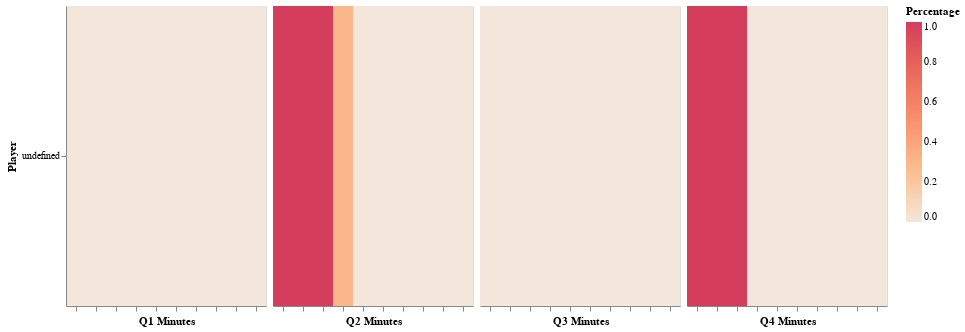

Write notebook code for a chart like this one.
### Markdown cell above
## with altair

### Code cell
import seaborn as sns
import altair as alt
import matplotlib.pyplot as plt

# Assuming df is your DataFrame and 'range' is the column you want to reorder
# custom_order = ['40-39', '39-38', '38-37', '37-36', '36-35', '35-34', '34-33', '33-32', '32-31', '31-30','30',
#                 '30-29', '29-28', '28-27', '27-26', '26-25', '25-24', '24-23', '23-22', '22-21', '21-20','20',
#                 '20-19', '19-18', '18-17', '17-16', '16-15', '15-14', '14-13', '13-12', '12-11', '11-10','10',
#                 '10-9', '9-8', '8-7', '7-6', '6-5', '5-4', '4-3', '3-2', '2-1', '1-0']
custom_order = ['10-9', '9-8', '8-7', '7-6', '6-5', '5-4', '4-3', '3-2', '2-1', '1-0']

# Convert the time_percentages_df DataFrame to long format
time_percentages_long1 = time_percentages_df1.reset_index().melt(id_vars='name_player', var_name='Time Interval', value_name='Percentage')

time_percentages_long2 = time_percentages_df2.reset_index().melt(id_vars='name_player', var_name='Time Interval', value_name='Percentage')

time_percentages_long3 = time_percentages_df3.reset_index().melt(id_vars='name_player', var_name='Time Interval', value_name='Percentage')

time_percentages_long4 = time_percentages_df4.reset_index().melt(id_vars='name_player', var_name='Time Interval', value_name='Percentage')

# Create the heatmap using Altair
# Create the first quarter heatmap
heatmap1 = alt.Chart(time_percentages_long1).mark_rect().encode(
    x=alt.X('Time Interval:O', sort=custom_order, title='Q1 Minutes',axis=alt.Axis(ticks=True, labels=False)),
    y=alt.Y('index:O', sort=players_order_A, title='Player'),
    color=alt.Color('Percentage:Q', scale=alt.Scale(scheme='lightorange'), title='Percentage')
).properties(
    width=200,
    height=300,
)

# Create the second quarter heatmap
heatmap2 = alt.Chart(time_percentages_long2).mark_rect().encode(
    x=alt.X('Time Interval:O', sort=custom_order, title='Q2 Minutes', axis=alt.Axis(ticks=True, labels=False)),
    y=alt.Y('index:O', sort=players_order_A, title='Player', axis=None),
    color=alt.Color('Percentage:Q', scale=alt.Scale(scheme='lightorange'), title='Percentage')
).properties(
    width=200,
    height=300,
)

# Create the third quarter heatmap
heatmap3 = alt.Chart(time_percentages_long3).mark_rect().encode(
    x=alt.X('Time Interval:O', sort=custom_order, title='Q3 Minutes', axis=alt.Axis(ticks=True, labels=False)),
    y=alt.Y('index:O', sort=players_order_A,  title='Player', axis=None),
    color=alt.Color('Percentage:Q', scale=alt.Scale(scheme='lightorange'), title='Percentage')
).properties(
    width=200,
    height=300,
)

# Create the fourth quarter heatmap
heatmap4 = alt.Chart(time_percentages_long4).mark_rect().encode(
    x=alt.X('Time Interval:O', sort=custom_order, title='Q4 Minutes', axis=alt.Axis(ticks=True, labels=False)),
    y=alt.Y('index:O', sort=players_order_A, title='Player', axis=None),
    color=alt.Color('Percentage:Q', scale=alt.Scale(scheme='lightorange'), title='Percentage')
).properties(
    width=200,
    height=300,
)


# Concatenate the heatmaps horizontally and make them share the y-axis
heatmaps = alt.hconcat(heatmap1, heatmap2,heatmap3, heatmap4, spacing=5).resolve_axis(y='shared')

title = 'Time Percentages Heatmap'
# Show the concatenated heatmaps
heatmaps.show()

### Figure 1 — Vega-Lite specification as saved in the notebook (floating-point values rounded to 4 significant figures)
{"config": {"view": {"continuousWidth": 300, "continuousHeight": 300}}, "hconcat": [{"data": {"name": "data-5fe836493c227ca8f03883cf30569cf5"}, "mark": {"type": "rect"}, "encoding": {"color": {"field": "Percentage", "scale": {"scheme": "lightorange"}, "title": "Percentage", "type": "quantitative"}, "x": {"axis": {"labels": false, "ticks": true}, "field": "Time Interval", "sort": ["10-9", "9-8", "8-7", "7-6", "6-5", "5-4", "4-3", "3-2", "2-1", "1-0"], "title": "Q1 Minutes", "type": "ordinal"}, "y": {"field": "index", "sort": ["Shai Gilgeous-Alexander", "Dwight Powell", "RJ Barrett", "Kelly Olynyk", "Dillon Brooks", "Luguentz Dort", "Nickeil Alexander-Walker", "Melvin Ejim", "Phil Scrubb"], "title": "Player", "type": "ordinal"}}, "height": 300, "width": 200}, {"data": {"name": "data-efacce29889cfc26e4e3561057c0fbae"}, "mark": {"type": "rect"}, "encoding": {"color": {"field": "Percentage", "scale": {"scheme": "lightorange"}, "title": "Percentage", "type": "quantitative"}, "x": {"axis": {"labels": false, "ticks": true}, "field": "Time Interval", "sort": ["10-9", "9-8", "8-7", "7-6", "6-5", "5-4", "4-3", "3-2", "2-1", "1-0"], "title": "Q2 Minutes", "type": "ordinal"}, "y": {"axis": null, "field": "index", "sort": ["Shai Gilgeous-Alexander", "Dwight Powell", "RJ Barrett", "Kelly Olynyk", "Dillon Brooks", "Luguentz Dort", "Nickeil Alexander-Walker", "Melvin Ejim", "Phil Scrubb"], "title": "Player", "type": "ordinal"}}, "height": 300, "width": 200}, {"data": {"name": "data-d41f508aef555613ec71929d0a48bc19"}, "mark": {"type": "rect"}, "encoding": {"color": {"field": "Percentage", "scale": {"scheme": "lightorange"}, "title": "Percentage", "type": "quantitative"}, "x": {"axis": {"labels": false, "ticks": true}, "field": "Time Interval", "sort": ["10-9", "9-8", "8-7", "7-6", "6-5", "5-4", "4-3", "3-2", "2-1", "1-0"], "title": "Q3 Minutes", "type": "ordinal"}, "y": {"axis": null, "field": "index", "sort": ["Shai Gilgeous-Alexander", "Dwight Powell", "RJ Barrett", "Kelly Olynyk", "Dillon Brooks", "Luguentz Dort", "Nickeil Alexander-Walker", "Melvin Ejim", "Phil Scrubb"], "title": "Player", "type": "ordinal"}}, "height": 300, "width": 200}, {"data": {"name": "data-a2257771891a220c3eaffb5be7297cab"}, "mark": {"type": "rect"}, "encoding": {"color": {"field": "Percentage", "scale": {"scheme": "lightorange"}, "title": "Percentage", "type": "quantitative"}, "x": {"axis": {"labels": false, "ticks": true}, "field": "Time Interval", "sort": ["10-9", "9-8", "8-7", "7-6", "6-5", "5-4", "4-3", "3-2", "2-1", "1-0"], "title": "Q4 Minutes", "type": "ordinal"}, "y": {"axis": null, "field": "index", "sort": ["Shai Gilgeous-Alexander", "Dwight Powell", "RJ Barrett", "Kelly Olynyk", "Dillon Brooks", "Luguentz Dort", "Nickeil Alexander-Walker", "Melvin Ejim", "Phil Scrubb"], "title": "Player", "type": "ordinal"}}, "height": 300, "width": 200}], "resolve": {"axis": {"y": "shared"}}, "spacing": 5, "$schema": "https://vega.github.io/schema/vega-lite/v5.17.0.json", "datasets": {"data-5fe836493c227ca8f03883cf30569cf5": [{"name_player": "Dwight Powell", "Time Interval": "10-9", "Percentage": 1.0}, {"name_player": "Kelly Olynyk", "Time Interval": "10-9", "Percentage": 1.0}, {"name_player": "RJ  Barrett", "Time Interval": "10-9", "Percentage": 1.0}, {"name_player": "Shai Gilgeous-Alexander", "Time Interval": "10-9", "Percentage": 1.0}, {"name_player": "Dillon Brooks", "Time Interval": "10-9", "Percentage": 1.0}, {"name_player": "Nickeil Alexander-Walker", "Time Interval": "10-9", "Percentage": 0.0}, {"name_player": "Luguentz Dort", "Time Interval": "10-9", "Percentage": 0.0}, {"name_player": "Melvin Ejim", "Time Interval": "10-9", "Percentage": 0.0}, {"name_player": "Phil Scrubb", "Time Interval": "10-9", "Percentage": 0.0}, {"name_player": "Dwight Powell", "Time Interval": "9-8", "Percentage": 1.0}, {"name_player": "Kelly Olynyk", "Time Interval": "9-8", "Percentage": 1.0}, {"name_player": "RJ  Barrett", "Time Interval": "9-8", "Percentage": 1.0}, {"name_player": "Shai Gilgeous-Alexander", "Time Interval": "9-8", "Percentage": 1.0}, {"name_player": "Dillon Brooks", "Time Interval": "9-8", "Percentage": 1.0}, {"name_player": "Nickeil Alexander-Walker", "Time Interval": "9-8", "Percentage": 0.0}, {"name_player": "Luguentz Dort", "Time Interval": "9-8", "Percentage": 0.0}, {"name_player": "Melvin Ejim", "Time Interval": "9-8", "Percentage": 0.0}, {"name_player": "Phil Scrubb", "Time Interval": "9-8", "Percentage": 0.0}, {"name_player": "Dwight Powell", "Time Interval": "8-7", "Percentage": 1.0}, {"name_player": "Kelly Olynyk", "Time Interval": "8-7", "Percentage": 1.0}, {"name_player": "RJ  Barrett", "Time Interval": "8-7", "Percentage": 1.0}, {"name_player": "Shai Gilgeous-Alexander", "Time Interval": "8-7", "Percentage": 1.0}, {"name_player": "Dillon Brooks", "Time Interval": "8-7", "Percentage": 1.0}, {"name_player": "Nickeil Alexander-Walker", "Time Interval": "8-7", "Percentage": 0.0}, {"name_player": "Luguentz Dort", "Time Interval": "8-7", "Percentage": 0.0}, {"name_player": "Melvin Ejim", "Time Interval": "8-7", "Percentage": 0.0}, {"name_player": "Phil Scrubb", "Time Interval": "8-7", "Percentage": 0.0}, {"name_player": "Dwight Powell", "Time Interval": "7-6", "Percentage": 1.0}, {"name_player": "Kelly Olynyk", "Time Interval": "7-6", "Percentage": 1.0}, {"name_player": "RJ  Barrett", "Time Interval": "7-6", "Percentage": 1.0}, {"name_player": "Shai Gilgeous-Alexander", "Time Interval": "7-6", "Percentage": 1.0}, {"name_player": "Dillon Brooks", "Time Interval": "7-6", "Percentage": 1.0}, {"name_player": "Nickeil Alexander-Walker", "Time Interval": "7-6", "Percentage": 0.0}, {"name_player": "Luguentz Dort", "Time Interval": "7-6", "Percentage": 0.0}, {"name_player": "Melvin Ejim", "Time Interval": "7-6", "Percentage": 0.0}, {"name_player": "Phil Scrubb", "Time Interval": "7-6", "Percentage": 0.0}, {"name_player": "Dwight Powell", "Time Interval": "6-5", "Percentage": 1.0}, {"name_player": "Kelly Olynyk", "Time Interval": "6-5", "Percentage": 1.0}, {"name_player": "RJ  Barrett", "Time Interval": "6-5", "Percentage": 1.0}, {"name_player": "Shai Gilgeous-Alexander", "Time Interval": "6-5", "Percentage": 1.0}, {"name_player": "Dillon Brooks", "Time Interval": "6-5", "Percentage": 1.0}, {"name_player": "Nickeil Alexander-Walker", "Time Interval": "6-5", "Percentage": 0.0}, {"name_player": "Luguentz Dort", "Time Interval": "6-5", "Percentage": 0.0}, {"name_player": "Melvin Ejim", "Time Interval": "6-5", "Percentage": 0.0}, {"name_player": "Phil Scrubb", "Time Interval": "6-5", "Percentage": 0.0}, {"name_player": "Dwight Powell", "Time Interval": "5-4", "Percentage": 1.0}, {"name_player": "Kelly Olynyk", "Time Interval": "5-4", "Percentage": 1.0}, {"name_player": "RJ  Barrett", "Time Interval": "5-4", "Percentage": 1.0}, {"name_player": "Shai Gilgeous-Alexander", "Time Interval": "5-4", "Percentage": 1.0}, {"name_player": "Dillon Brooks", "Time Interval": "5-4", "Percentage": 1.0}, {"name_player": "Nickeil Alexander-Walker", "Time Interval": "5-4", "Percentage": 0.0}, {"name_player": "Luguentz Dort", "Time Interval": "5-4", "Percentage": 0.0}, {"name_player": "Melvin Ejim", "Time Interval": "5-4", "Percentage": 0.0}, {"name_player": "Phil Scrubb", "Time Interval": "5-4", "Percentage": 0.0}, {"name_player": "Dwight Powell", "Time Interval": "4-3", "Percentage": 1.0}, {"name_player": "Kelly Olynyk", "Time Interval": "4-3", "Percentage": 0.1833}, {"name_player": "RJ  Barrett", "Time Interval": "4-3", "Percentage": 0.5}, {"name_player": "Shai Gilgeous-Alexander", "Time Interval": "4-3", "Percentage": 1.0}, {"name_player": "Dillon Brooks", "Time Interval": "4-3", "Percentage": 1.0}, {"name_player": "Nickeil Alexander-Walker", "Time Interval": "4-3", "Percentage": 0.8167}, {"name_player": "Luguentz Dort", "Time Interval": "4-3", "Percentage": 0.5}, {"name_player": "Melvin Ejim", "Time Interval": "4-3", "Percentage": 0.0}, {"name_player": "Phil Scrubb", "Time Interval": "4-3", "Percentage": 0.0}, {"name_player": "Dwight Powell", "Time Interval": "3-2", "Percentage": 1.0}, {"name_player": "Kelly Olynyk", "Time Interval": "3-2", "Percentage": 0.0}, {"name_player": "RJ  Barrett", "Time Interval": "3-2", "Percentage": 0.0}, {"name_player": "Shai Gilgeous-Alexander", "Time Interval": "3-2", "Percentage": 1.0}, {"name_player": "Dillon Brooks", "Time Interval": "3-2", "Percentage": 1.0}, {"name_player": "Nickeil Alexander-Walker", "Time Interval": "3-2", "Percentage": 1.0}, {"name_player": "Luguentz Dort", "Time Interval": "3-2", "Percentage": 1.0}, {"name_player": "Melvin Ejim", "Time Interval": "3-2", "Percentage": 0.0}, {"name_player": "Phil Scrubb", "Time Interval": "3-2", "Percentage": 0.0}, {"name_player": "Dwight Powell", "Time Interval": "2-1", "Percentage": 0.4}, {"name_player": "Kelly Olynyk", "Time Interval": "2-1", "Percentage": 0.6}, {"name_player": "RJ  Barrett", "Time Interval": "2-1", "Percentage": 0.0}, {"name_player": "Shai Gilgeous-Alexander", "Time Interval": "2-1", "Percentage": 1.0}, {"name_player": "Dillon Brooks", "Time Interval": "2-1", "Percentage": 0.4}, {"name_player": "Nickeil Alexander-Walker", "Time Interval": "2-1", "Percentage": 1.0}, {"name_player": "Luguentz Dort", "Time Interval": "2-1", "Percentage": 1.0}, {"name_player": "Melvin Ejim", "Time Interval": "2-1", "Percentage": 0.6}, {"name_player": "Phil Scrubb", "Time Interval": "2-1", "Percentage": 0.0}, {"name_player": "Dwight Powell", "Time Interval": "1-0", "Percentage": 0.0}, {"name_player": "Kelly Olynyk", "Time Interval": "1-0", "Percentage": 1.0}, {"name_player": "RJ  Barrett", "Time Interval": "1-0", "Percentage": 0.0}, {"name_player": "Shai Gilgeous-Alexander", "Time Interval": "1-0", "Percentage": 1.0}, {"name_player": "Dillon Brooks", "Time Interval": "1-0", "Percentage": 0.0}, {"name_player": "Nickeil Alexander-Walker", "Time Interval": "1-0", "Percentage": 1.0}, {"name_player": "Luguentz Dort", "Time Interval": "1-0", "Percentage": 1.0}, {"name_player": "Melvin Ejim", "Time Interval": "1-0", "Percentage": 1.0}, {"name_player": "Phil Scrubb", "Time Interval": "1-0", "Percentage": 0.0}], "data-efacce29889cfc26e4e3561057c0fbae": [{"name_player": "Dwight Powell", "Time Interval": "10-9", "Percentage": 0.0}, {"name_player": "Kelly Olynyk", "Time Interval": "10-9", "Percentage": 1.0}, {"name_player": "RJ  Barrett", "Time Interval": "10-9", "Percentage": 0.0}, {"name_player": "Shai Gilgeous-Alexander", "Time Interval": "10-9", "Percentage": 0.0}, {"name_player": "Dillon Brooks", "Time Interval": "10-9", "Percentage": 0.0}, {"name_player": "Nickeil Alexander-Walker", "Time Interval": "10-9", "Percentage": 1.0}, {"name_player": "Luguentz Dort", "Time Interval": "10-9", "Percentage": 1.0}, {"name_player": "Melvin Ejim", "Time Interval": "10-9", "Percentage": 1.0}, {"name_player": "Phil Scrubb", "Time Interval": "10-9", "Percentage": 1.0}, {"name_player": "Dwight Powell", "Time Interval": "9-8", "Percentage": 0.0}, {"name_player": "Kelly Olynyk", "Time Interval": "9-8", "Percentage": 1.0}, {"name_player": "RJ  Barrett", "Time Interval": "9-8", "Percentage": 0.0}, {"name_player": "Shai Gilgeous-Alexander", "Time Interval": "9-8", "Percentage": 0.0}, {"name_player": "Dillon Brooks", "Time Interval": "9-8", "Percentage": 0.0}, {"name_player": "Nickeil Alexander-Walker", "Time Interval": "9-8", "Percentage": 1.0}, {"name_player": "Luguentz Dort", "Time Interval": "9-8", "Percentage": 1.0}, {"name_player": "Melvin Ejim", "Time Interval": "9-8", "Percentage": 1.0}, {"name_player": "Phil Scrubb", "Time Interval": "9-8", "Percentage": 1.0}, {"name_player": "Dwight Powell", "Time Interval": "8-7", "Percentage": 0.0}, {"name_player": "Kelly Olynyk", "Time Interval": "8-7", "Percentage": 1.0}, {"name_player": "RJ  Barrett", "Time Interval": "8-7", "Percentage": 0.0}, {"name_player": "Shai Gilgeous-Alexander", "Time Interval": "8-7", "Percentage": 0.0}, {"name_player": "Dillon Brooks", "Time Interval": "8-7", "Percentage": 0.0}, {"name_player": "Nickeil Alexander-Walker", "Time Interval": "8-7", "Percentage": 1.0}, {"name_player": "Luguentz Dort", "Time Interval": "8-7", "Percentage": 1.0}, {"name_player": "Melvin Ejim", "Time Interval": "8-7", "Percentage": 1.0}, {"name_player": "Phil Scrubb", "Time Interval": "8-7", "Percentage": 1.0}, {"name_player": "Dwight Powell", "Time Interval": "7-6", "Percentage": 0.7}, {"name_player": "Kelly Olynyk", "Time Interval": "7-6", "Percentage": 0.6833}, {"name_player": "RJ  Barrett", "Time Interval": "7-6", "Percentage": 0.7}, {"name_player": "Shai Gilgeous-Alexander", "Time Interval": "7-6", "Percentage": 0.7}, {"name_player": "Dillon Brooks", "Time Interval": "7-6", "Percentage": 0.0}, {"name_player": "Nickeil Alexander-Walker", "Time Interval": "7-6", "Percentage": 1.0}, {"name_player": "Luguentz Dort", "Time Interval": "7-6", "Percentage": 0.6167}, {"name_player": "Melvin Ejim", "Time Interval": "7-6", "Percentage": 0.3}, {"name_player": "Phil Scrubb", "Time Interval": "7-6", "Percentage": 0.3}, {"name_player": "Dwight Powell", "Time Interval": "6-5", "Percentage": 1.0}, {"name_player": "Kelly Olynyk", "Time Interval": "6-5", "Percentage": 0.0}, {"name_player": "RJ  Barrett", "Time Interval": "6-5", "Percentage": 1.0}, {"name_player": "Shai Gilgeous-Alexander", "Time Interval": "6-5", "Percentage": 1.0}, {"name_player": "Dillon Brooks", "Time Interval": "6-5", "Percentage": 0.0}, {"name_player": "Nickeil Alexander-Walker", "Time Interval": "6-5", "Percentage": 1.0}, {"name_player": "Luguentz Dort", "Time Interval": "6-5", "Percentage": 1.0}, {"name_player": "Melvin Ejim", "Time Interval": "6-5", "Percentage": 0.0}, {"name_player": "Phil Scrubb", "Time Interval": "6-5", "Percentage": 0.0}, {"name_player": "Dwight Powell", "Time Interval": "5-4", "Percentage": 1.0}, {"name_player": "Kelly Olynyk", "Time Interval": "5-4", "Percentage": 0.0}, {"name_player": "RJ  Barrett", "Time Interval": "5-4", "Percentage": 1.0}, {"name_player": "Shai Gilgeous-Alexander", "Time Interval": "5-4", "Percentage": 1.0}, {"name_player": "Dillon Brooks", "Time Interval": "5-4", "Percentage": 0.7167}, {"name_player": "Nickeil Alexander-Walker", "Time Interval": "5-4", "Percentage": 0.2833}, {"name_player": "Luguentz Dort", "Time Interval": "5-4", "Percentage": 1.0}, {"name_player": "Melvin Ejim", "Time Interval": "5-4", "Percentage": 0.0}, {"name_player": "Phil Scrubb", "Time Interval": "5-4", "Percentage": 0.0}, {"name_player": "Dwight Powell", "Time Interval": "4-3", "Percentage": 1.0}, {"name_player": "Kelly Olynyk", "Time Interval": "4-3", "Percentage": 0.2167}, {"name_player": "RJ  Barrett", "Time Interval": "4-3", "Percentage": 1.0}, {"name_player": "Shai Gilgeous-Alexander", "Time Interval": "4-3", "Percentage": 1.0}, {"name_player": "Dillon Brooks", "Time Interval": "4-3", "Percentage": 1.0}, {"name_player": "Nickeil Alexander-Walker", "Time Interval": "4-3", "Percentage": 0.0}, {"name_player": "Luguentz Dort", "Time Interval": "4-3", "Percentage": 0.7833}, {"name_player": "Melvin Ejim", "Time Interval": "4-3", "Percentage": 0.0}, {"name_player": "Phil Scrubb", "Time Interval": "4-3", "Percentage": 0.0}, {"name_player": "Dwight Powell", "Time Interval": "3-2", "Percentage": 1.0}, {"name_player": "Kelly Olynyk", "Time Interval": "3-2", "Percentage": 1.0}, {"name_player": "RJ  Barrett", "Time Interval": "3-2", "Percentage": 1.0}, {"name_player": "Shai Gilgeous-Alexander", "Time Interval": "3-2", "Percentage": 1.0}, {"name_player": "Dillon Brooks", "Time Interval": "3-2", "Percentage": 1.0}, {"name_player": "Nickeil Alexander-Walker", "Time Interval": "3-2", "Percentage": 0.0}, {"name_player": "Luguentz Dort", "Time Interval": "3-2", "Percentage": 0.0}, {"name_player": "Melvin Ejim", "Time Interval": "3-2", "Percentage": 0.0}, {"name_player": "Phil Scrubb", "Time Interval": "3-2", "Percentage": 0.0}, {"name_player": "Dwight Powell", "Time Interval": "2-1", "Percentage": 1.0}, {"name_player": "Kelly Olynyk", "Time Interval": "2-1", "Percentage": 1.0}, {"name_player": "RJ  Barrett", "Time Interval": "2-1", "Percentage": 1.0}, {"name_player": "Shai Gilgeous-Alexander", "Time Interval": "2-1", "Percentage": 1.0}, {"name_player": "Dillon Brooks", "Time Interval": "2-1", "Percentage": 0.3}, {"name_player": "Nickeil Alexander-Walker", "Time Interval": "2-1", "Percentage": 0.0}, {"name_player": "Luguentz Dort", "Time Interval": "2-1", "Percentage": 0.7}, {"name_player": "Melvin Ejim", "Time Interval": "2-1", "Percentage": 0.0}, {"name_player": "Phil Scrubb", "Time Interval": "2-1", "Percentage": 0.0}, {"name_player": "Dwight Powell", "Time Interval": "1-0", "Percentage": 1.0}, {"name_player": "Kelly Olynyk", "Time Interval": "1-0", "Percentage": 1.0}, {"name_player": "RJ  Barrett", "Time Interval": "1-0", "Percentage": 1.0}, {"name_player": "Shai Gilgeous-Alexander", "Time Interval": "1-0", "Percentage": 1.0}, {"name_player": "Dillon Brooks", "Time Interval": "1-0", "Percentage": 0.0}, {"name_player": "Nickeil Alexander-Walker", "Time Interval": "1-0", "Percentage": 0.0}, {"name_player": "Luguentz Dort", "Time Interval": "1-0", "Percentage": 1.0}, {"name_player": "Melvin Ejim", "Time Interval": "1-0", "Percentage": 0.0}, {"name_player": "Phil Scrubb", "Time Interval": "1-0", "Percentage": 0.0}], "data-d41f508aef555613ec71929d0a48bc19": [{"name_player": "Dwight Powell", "Time Interval": "10-9", "Percentage": 1.0}, {"name_player": "Kelly Olynyk", "Time Interval": "10-9", "Percentage": 1.0}, {"name_player": "RJ  Barrett", "Time Interval": "10-9", "Percentage": 1.0}, {"name_player": "Shai Gilgeous-Alexander", "Time Interval": "10-9", "Percentage": 1.0}, {"name_player": "Dillon Brooks", "Time Interval": "10-9", "Percentage": 1.0}, {"name_player": "Nickeil Alexander-Walker", "Time Interval": "10-9", "Percentage": 0.0}, {"name_player": "Luguentz Dort", "Time Interval": "10-9", "Percentage": 0.0}, {"name_player": "Melvin Ejim", "Time Interval": "10-9", "Percentage": 0.0}, {"name_player": "Phil Scrubb", "Time Interval": "10-9", "Percentage": 0.0}, {"name_player": "Dwight Powell", "Time Interval": "9-8", "Percentage": 1.0}, {"name_player": "Kelly Olynyk", "Time Interval": "9-8", "Percentage": 1.0}, {"name_player": "RJ  Barrett", "Time Interval": "9-8", "Percentage": 1.0}, {"name_player": "Shai Gilgeous-Alexander", "Time Interval": "9-8", "Percentage": 1.0}, {"name_player": "Dillon Brooks", "Time Interval": "9-8", "Percentage": 1.0}, {"name_player": "Nickeil Alexander-Walker", "Time Interval": "9-8", "Percentage": 0.0}, {"name_player": "Luguentz Dort", "Time Interval": "9-8", "Percentage": 0.0}, {"name_player": "Melvin Ejim", "Time Interval": "9-8", "Percentage": 0.0}, {"name_player": "Phil Scrubb", "Time Interval": "9-8", "Percentage": 0.0}, {"name_player": "Dwight Powell", "Time Interval": "8-7", "Percentage": 1.0}, {"name_player": "Kelly Olynyk", "Time Interval": "8-7", "Percentage": 1.0}, {"name_player": "RJ  Barrett", "Time Interval": "8-7", "Percentage": 1.0}, {"name_player": "Shai Gilgeous-Alexander", "Time Interval": "8-7", "Percentage": 1.0}, {"name_player": "Dillon Brooks", "Time Interval": "8-7", "Percentage": 1.0}, {"name_player": "Nickeil Alexander-Walker", "Time Interval": "8-7", "Percentage": 0.0}, {"name_player": "Luguentz Dort", "Time Interval": "8-7", "Percentage": 0.0}, {"name_player": "Melvin Ejim", "Time Interval": "8-7", "Percentage": 0.0}, {"name_player": "Phil Scrubb", "Time Interval": "8-7", "Percentage": 0.0}, {"name_player": "Dwight Powell", "Time Interval": "7-6", "Percentage": 1.0}, {"name_player": "Kelly Olynyk", "Time Interval": "7-6", "Percentage": 1.0}, {"name_player": "RJ  Barrett", "Time Interval": "7-6", "Percentage": 1.0}, {"name_player": "Shai Gilgeous-Alexander", "Time Interval": "7-6", "Percentage": 1.0}, {"name_player": "Dillon Brooks", "Time Interval": "7-6", "Percentage": 1.0}, {"name_player": "Nickeil Alexander-Walker", "Time Interval": "7-6", "Percentage": 0.0}, {"name_player": "Luguentz Dort", "Time Interval": "7-6", "Percentage": 0.0}, {"name_player": "Melvin Ejim", "Time Interval": "7-6", "Percentage": 0.0}, {"name_player": "Phil Scrubb", "Time Interval": "7-6", "Percentage": 0.0}, {"name_player": "Dwight Powell", "Time Interval": "6-5", "Percentage": 1.0}, {"name_player": "Kelly Olynyk", "Time Interval": "6-5", "Percentage": 1.0}, {"name_player": "RJ  Barrett", "Time Interval": "6-5", "Percentage": 1.0}, {"name_player": "Shai Gilgeous-Alexander", "Time Interval": "6-5", "Percentage": 1.0}, {"name_player": "Dillon Brooks", "Time Interval": "6-5", "Percentage": 0.5}, {"name_player": "Nickeil Alexander-Walker", "Time Interval": "6-5", "Percentage": 0.5}, {"name_player": "Luguentz Dort", "Time Interval": "6-5", "Percentage": 0.0}, {"name_player": "Melvin Ejim", "Time Interval": "6-5", "Percentage": 0.0}, {"name_player": "Phil Scrubb", "Time Interval": "6-5", "Percentage": 0.0}, {"name_player": "Dwight Powell", "Time Interval": "5-4", "Percentage": 1.0}, {"name_player": "Kelly Olynyk", "Time Interval": "5-4", "Percentage": 1.0}, {"name_player": "RJ  Barrett", "Time Interval": "5-4", "Percentage": 1.0}, {"name_player": "Shai Gilgeous-Alexander", "Time Interval": "5-4", "Percentage": 1.0}, {"name_player": "Dillon Brooks", "Time Interval": "5-4", "Percentage": 0.0}, {"name_player": "Nickeil Alexander-Walker", "Time Interval": "5-4", "Percentage": 1.0}, {"name_player": "Luguentz Dort", "Time Interval": "5-4", "Percentage": 0.0}, {"name_player": "Melvin Ejim", "Time Interval": "5-4", "Percentage": 0.0}, {"name_player": "Phil Scrubb", "Time Interval": "5-4", "Percentage": 0.0}, {"name_player": "Dwight Powell", "Time Interval": "4-3", "Percentage": 1.0}, {"name_player": "Kelly Olynyk", "Time Interval": "4-3", "Percentage": 0.1167}, {"name_player": "RJ  Barrett", "Time Interval": "4-3", "Percentage": 1.0}, {"name_player": "Shai Gilgeous-Alexander", "Time Interval": "4-3", "Percentage": 1.0}, {"name_player": "Dillon Brooks", "Time Interval": "4-3", "Percentage": 0.0}, {"name_player": "Nickeil Alexander-Walker", "Time Interval": "4-3", "Percentage": 1.0}, {"name_player": "Luguentz Dort", "Time Interval": "4-3", "Percentage": 0.8833}, {"name_player": "Melvin Ejim", "Time Interval": "4-3", "Percentage": 0.0}, {"name_player": "Phil Scrubb", "Time Interval": "4-3", "Percentage": 0.0}, {"name_player": "Dwight Powell", "Time Interval": "3-2", "Percentage": 1.0}, {"name_player": "Kelly Olynyk", "Time Interval": "3-2", "Percentage": 0.0}, {"name_player": "RJ  Barrett", "Time Interval": "3-2", "Percentage": 1.0}, {"name_player": "Shai Gilgeous-Alexander", "Time Interval": "3-2", "Percentage": 1.0}, {"name_player": "Dillon Brooks", "Time Interval": "3-2", "Percentage": 0.0}, {"name_player": "Nickeil Alexander-Walker", "Time Interval": "3-2", "Percentage": 1.0}, {"name_player": "Luguentz Dort", "Time Interval": "3-2", "Percentage": 1.0}, {"name_player": "Melvin Ejim", "Time Interval": "3-2", "Percentage": 0.0}, {"name_player": "Phil Scrubb", "Time Interval": "3-2", "Percentage": 0.0}, {"name_player": "Dwight Powell", "Time Interval": "2-1", "Percentage": 0.08333}, {"name_player": "Kelly Olynyk", "Time Interval": "2-1", "Percentage": 0.9167}, {"name_player": "RJ  Barrett", "Time Interval": "2-1", "Percentage": 1.0}, {"name_player": "Shai Gilgeous-Alexander", "Time Interval": "2-1", "Percentage": 1.0}, {"name_player": "Dillon Brooks", "Time Interval": "2-1", "Percentage": 0.0}, {"name_player": "Nickeil Alexander-Walker", "Time Interval": "2-1", "Percentage": 1.0}, {"name_player": "Luguentz Dort", "Time Interval": "2-1", "Percentage": 1.0}, {"name_player": "Melvin Ejim", "Time Interval": "2-1", "Percentage": 0.0}, {"name_player": "Phil Scrubb", "Time Interval": "2-1", "Percentage": 0.0}, {"name_player": "Dwight Powell", "Time Interval": "1-0", "Percentage": 0.0}, {"name_player": "Kelly Olynyk", "Time Interval": "1-0", "Percentage": 1.0}, {"name_player": "RJ  Barrett", "Time Interval": "1-0", "Percentage": 1.0}, {"name_player": "Shai Gilgeous-Alexander", "Time Interval": "1-0", "Percentage": 1.0}, {"name_player": "Dillon Brooks", "Time Interval": "1-0", "Percentage": 0.0}, {"name_player": "Nickeil Alexander-Walker", "Time Interval": "1-0", "Percentage": 1.0}, {"name_player": "Luguentz Dort", "Time Interval": "1-0", "Percentage": 1.0}, {"name_player": "Melvin Ejim", "Time Interval": "1-0", "Percentage": 0.0}, {"name_player": "Phil Scrubb", "Time Interval": "1-0", "Percentage": 0.0}], "data-a2257771891a220c3eaffb5be7297cab": [{"name_player": "Dwight Powell", "Time Interval": "10-9", "Percentage": 0.0}, {"name_player": "Kelly Olynyk", "Time Interval": "10-9", "Percentage": 1.0}, {"name_player": "RJ  Barrett", "Time Interval": "10-9", "Percentage": 0.0}, {"name_player": "Shai Gilgeous-Alexander", "Time Interval": "10-9", "Percentage": 0.0}, {"name_player": "Dillon Brooks", "Time Interval": "10-9", "Percentage": 0.0}, {"name_player": "Nickeil Alexander-Walker", "Time Interval": "10-9", "Percentage": 1.0}, {"name_player": "Luguentz Dort", "Time Interval": "10-9", "Percentage": 1.0}, {"name_player": "Melvin Ejim", "Time Interval": "10-9", "Percentage": 1.0}, {"name_player": "Phil Scrubb", "Time Interval": "10-9", "Percentage": 1.0}, {"name_player": "Dwight Powell", "Time Interval": "9-8", "Percentage": 0.0}, {"name_player": "Kelly Olynyk", "Time Interval": "9-8", "Percentage": 1.0}, {"name_player": "RJ  Barrett", "Time Interval": "9-8", "Percentage": 0.0}, {"name_player": "Shai Gilgeous-Alexander", "Time Interval": "9-8", "Percentage": 0.0}, {"name_player": "Dillon Brooks", "Time Interval": "9-8", "Percentage": 0.0}, {"name_player": "Nickeil Alexander-Walker", "Time Interval": "9-8", "Percentage": 1.0}, {"name_player": "Luguentz Dort", "Time Interval": "9-8", "Percentage": 1.0}, {"name_player": "Melvin Ejim", "Time Interval": "9-8", "Percentage": 1.0}, {"name_player": "Phil Scrubb", "Time Interval": "9-8", "Percentage": 1.0}, {"name_player": "Dwight Powell", "Time Interval": "8-7", "Percentage": 0.0}, {"name_player": "Kelly Olynyk", "Time Interval": "8-7", "Percentage": 1.0}, {"name_player": "RJ  Barrett", "Time Interval": "8-7", "Percentage": 0.0}, {"name_player": "Shai Gilgeous-Alexander", "Time Interval": "8-7", "Percentage": 0.0}, {"name_player": "Dillon Brooks", "Time Interval": "8-7", "Percentage": 0.0}, {"name_player": "Nickeil Alexander-Walker", "Time Interval": "8-7", "Percentage": 1.0}, {"name_player": "Luguentz Dort", "Time Interval": "8-7", "Percentage": 1.0}, {"name_player": "Melvin Ejim", "Time Interval": "8-7", "Percentage": 1.0}, {"name_player": "Phil Scrubb", "Time Interval": "8-7", "Percentage": 1.0}, {"name_player": "Dwight Powell", "Time Interval": "7-6", "Percentage": 1.0}, {"name_player": "Kelly Olynyk", "Time Interval": "7-6", "Percentage": 0.0}, {"name_player": "RJ  Barrett", "Time Interval": "7-6", "Percentage": 0.0}, {"name_player": "Shai Gilgeous-Alexander", "Time Interval": "7-6", "Percentage": 1.0}, {"name_player": "Dillon Brooks", "Time Interval": "7-6", "Percentage": 1.0}, {"name_player": "Nickeil Alexander-Walker", "Time Interval": "7-6", "Percentage": 1.0}, {"name_player": "Luguentz Dort", "Time Interval": "7-6", "Percentage": 1.0}, {"name_player": "Melvin Ejim", "Time Interval": "7-6", "Percentage": 0.0}, {"name_player": "Phil Scrubb", "Time Interval": "7-6", "Percentage": 0.0}, {"name_player": "Dwight Powell", "Time Interval": "6-5", "Percentage": 1.0}, {"name_player": "Kelly Olynyk", "Time Interval": "6-5", "Percentage": 0.0}, {"name_player": "RJ  Barrett", "Time Interval": "6-5", "Percentage": 0.3667}, {"name_player": "Shai Gilgeous-Alexander", "Time Interval": "6-5", "Percentage": 1.0}, {"name_player": "Dillon Brooks", "Time Interval": "6-5", "Percentage": 1.0}, {"name_player": "Nickeil Alexander-Walker", "Time Interval": "6-5", "Percentage": 0.6333}, {"name_player": "Luguentz Dort", "Time Interval": "6-5", "Percentage": 1.0}, {"name_player": "Melvin Ejim", "Time Interval": "6-5", "Percentage": 0.0}, {"name_player": "Phil Scrubb", "Time Interval": "6-5", "Percentage": 0.0}, {"name_player": "Dwight Powell", "Time Interval": "5-4", "Percentage": 0.8667}, {"name_player": "Kelly Olynyk", "Time Interval": "5-4", "Percentage": 0.1333}, {"name_player": "RJ  Barrett", "Time Interval": "5-4", "Percentage": 1.0}, {"name_player": "Shai Gilgeous-Alexander", "Time Interval": "5-4", "Percentage": 1.0}, {"name_player": "Dillon Brooks", "Time Interval": "5-4", "Percentage": 1.0}, {"name_player": "Nickeil Alexander-Walker", "Time Interval": "5-4", "Percentage": 0.0}, {"name_player": "Luguentz Dort", "Time Interval": "5-4", "Percentage": 1.0}, {"name_player": "Melvin Ejim", "Time Interval": "5-4", "Percentage": 0.0}, {"name_player": "Phil Scrubb", "Time Interval": "5-4", "Percentage": 0.0}, {"name_player": "Dwight Powell", "Time Interval": "4-3", "Percentage": 0.0}, {"name_player": "Kelly Olynyk", "Time Interval": "4-3", "Percentage": 0.8333}, {"name_player": "RJ  Barrett", "Time Interval": "4-3", "Percentage": 1.0}, {"name_player": "Shai Gilgeous-Alexander", "Time Interval": "4-3", "Percentage": 1.0}, {"name_player": "Dillon Brooks", "Time Interval": "4-3", "Percentage": 1.0}, {"name_player": "Nickeil Alexander-Walker", "Time Interval": "4-3", "Percentage": 0.0}, {"name_player": "Luguentz Dort", "Time Interval": "4-3", "Percentage": 1.0}, {"name_player": "Melvin Ejim", "Time Interval": "4-3", "Percentage": 0.1667}, {"name_player": "Phil Scrubb", "Time Interval": "4-3", "Percentage": 0.0}, {"name_player": "Dwight Powell", "Time Interval": "3-2", "Percentage": 0.0}, {"name_player": "Kelly Olynyk", "Time Interval": "3-2", "Percentage": 0.1333}, {"name_player": "RJ  Barrett", "Time Interval": "3-2", "Percentage": 1.0}, {"name_player": "Shai Gilgeous-Alexander", "Time Interval": "3-2", "Percentage": 1.0}, {"name_player": "Dillon Brooks", "Time Interval": "3-2", "Percentage": 1.0}, {"name_player": "Nickeil Alexander-Walker", "Time Interval": "3-2", "Percentage": 0.0}, {"name_player": "Luguentz Dort", "Time Interval": "3-2", "Percentage": 1.0}, {"name_player": "Melvin Ejim", "Time Interval": "3-2", "Percentage": 0.8667}, {"name_player": "Phil Scrubb", "Time Interval": "3-2", "Percentage": 0.0}, {"name_player": "Dwight Powell", "Time Interval": "2-1", "Percentage": 0.0}, {"name_player": "Kelly Olynyk", "Time Interval": "2-1", "Percentage": 0.4}, {"name_player": "RJ  Barrett", "Time Interval": "2-1", "Percentage": 1.0}, {"name_player": "Shai Gilgeous-Alexander", "Time Interval": "2-1", "Percentage": 1.0}, {"name_player": "Dillon Brooks", "Time Interval": "2-1", "Percentage": 1.0}, {"name_player": "Nickeil Alexander-Walker", "Time Interval": "2-1", "Percentage": 0.0}, {"name_player": "Luguentz Dort", "Time Interval": "2-1", "Percentage": 1.0}, {"name_player": "Melvin Ejim", "Time Interval": "2-1", "Percentage": 0.6}, {"name_player": "Phil Scrubb", "Time Interval": "2-1", "Percentage": 0.0}, {"name_player": "Dwight Powell", "Time Interval": "1-0", "Percentage": 0.0}, {"name_player": "Kelly Olynyk", "Time Interval": "1-0", "Percentage": 0.2667}, {"name_player": "RJ  Barrett", "Time Interval": "1-0", "Percentage": 1.0}, {"name_player": "Shai Gilgeous-Alexander", "Time Interval": "1-0", "Percentage": 1.0}, {"name_player": "Dillon Brooks", "Time Interval": "1-0", "Percentage": 1.0}, {"name_player": "Nickeil Alexander-Walker", "Time Interval": "1-0", "Percentage": 0.0}, {"name_player": "Luguentz Dort", "Time Interval": "1-0", "Percentage": 1.0}, {"name_player": "Melvin Ejim", "Time Interval": "1-0", "Percentage": 0.7333}, {"name_player": "Phil Scrubb", "Time Interval": "1-0", "Percentage": 0.0}]}}
